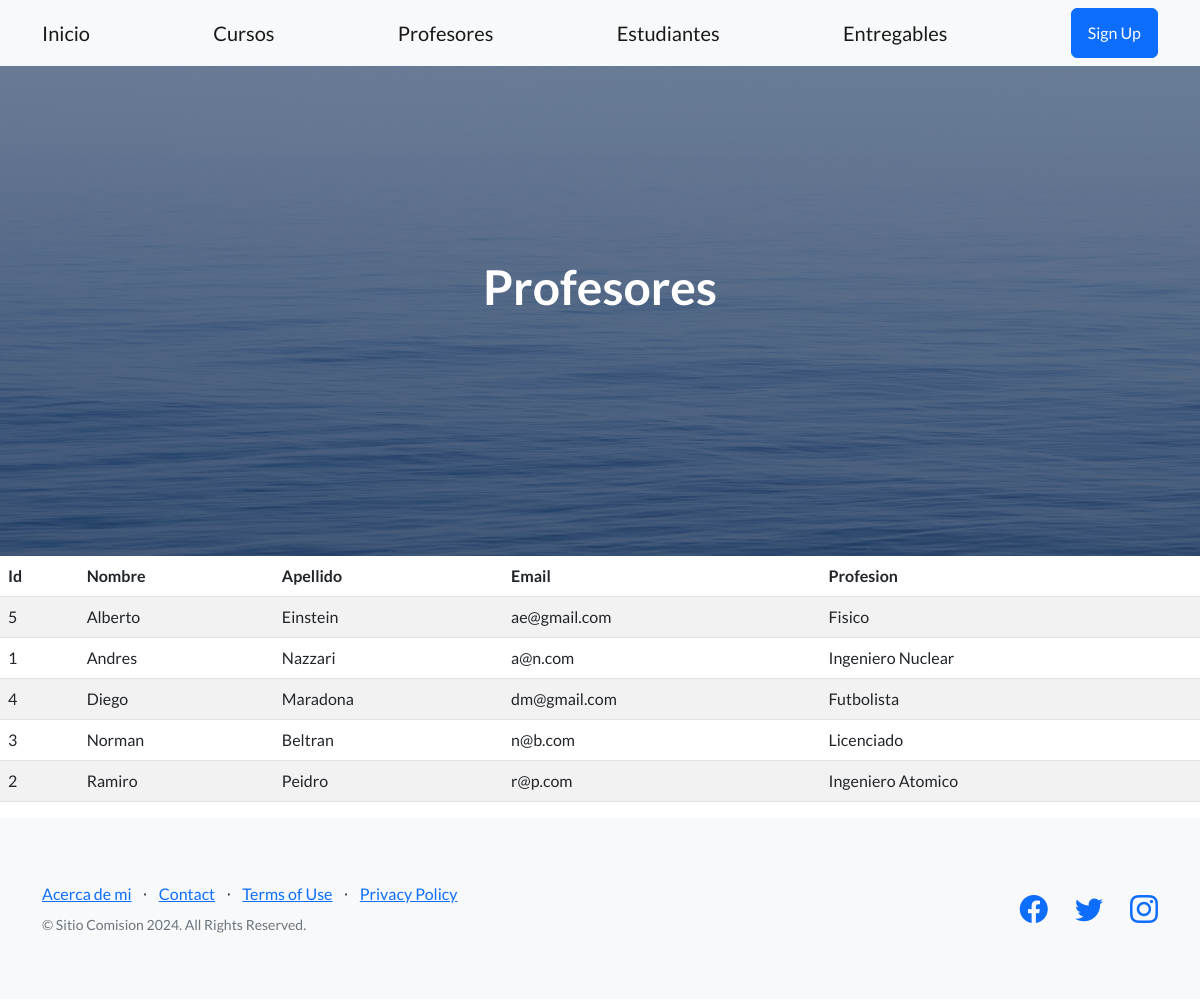
The page /profesores/ on the database its author committed.
### aplicacion/models.py (models this page shows, shortened)
class Profesor(models.Model):
    nombre = models.CharField(max_length=60)
    apellido = models.CharField(max_length=60)
    email = models.EmailField()
    profesion = models.CharField(max_length=50)
    class Meta:
        verbose_name = "Profesor"
        verbose_name_plural = "Profesores"
        ordering = ["nombre", "apellido"]

### aplicacion/views.py (the view)
# urls.py: path('profesores/', profesores, name="profesores"),
def profesores(request):
    contexto = {'profesores': Profesor.objects.all()}
    return render(request, "aplicacion/profesores.html", contexto)

### aplicacion/templates/aplicacion/profesores.html
{% extends "aplicacion/index.html" %}
{% block titulo %}
<h1 class="mb-5">Profesores</h1>
{% endblock titulo %}
{% block contenido %}
<table class="table table-striped">
    <thead>
        <tr>
            <th>Id</th>
            <th>Nombre</th>
            <th>Apellido</th>
            <th>Email</th>
            <th>Profesion</th>
        </tr>
    </thead>
    <tbody>
    {% for p in profesores  %}
        <tr>
            <td>{{ p.id }}</td>
            <td>{{ p.nombre }}</td>
            <td>{{ p.apellido }}</td>
            <td>{{ p.email }}</td>
            <td>{{ p.profesion }}</td>
        </tr>
    {% endfor %}
    </tbody>
</table>
{% endblock contenido %}

### rows shown on the page
Profesor: id "5", nombre "Alberto", apellido "Einstein", email "ae@gmail.com", profesion "Fisico"
Profesor: id "1", nombre "Andres", apellido "Nazzari", email "a@n.com", profesion "Ingeniero Nuclear"
Profesor: id "4", nombre "Diego", apellido "Maradona", email "dm@gmail.com", profesion "Futbolista"
Profesor: id "3", nombre "Norman", apellido "Beltran", email "n@b.com", profesion "Licenciado"
Profesor: id "2", nombre "Ramiro", apellido "Peidro", email "r@p.com", profesion "Ingeniero Atomico"
